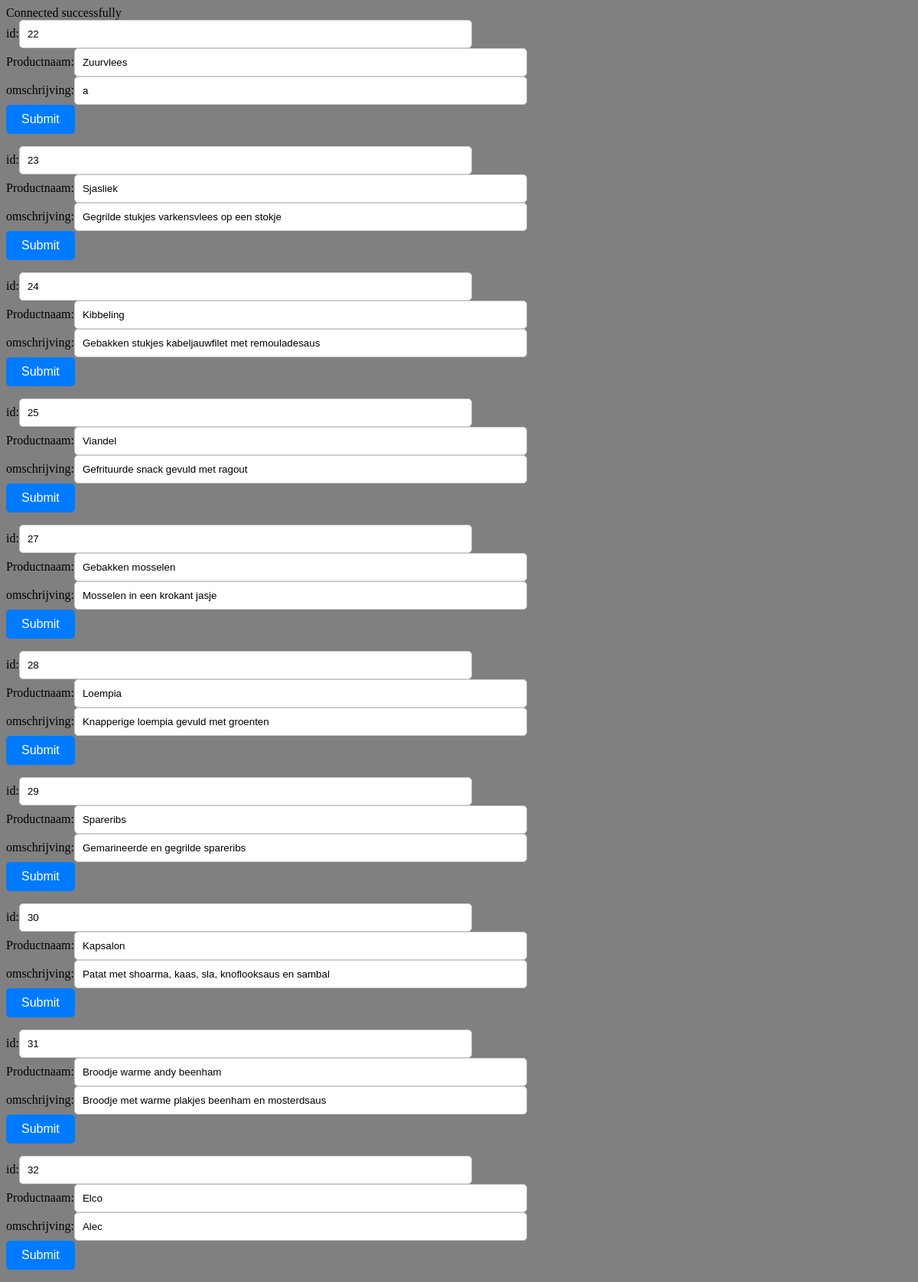
The page /updateproduct.php on the database its author committed.
### tables this page shows
CREATE TABLE IF NOT EXISTS `producten` (
  `id` int NOT NULL AUTO_INCREMENT,
  `productnaam` varchar(255) NOT NULL,
  `omschrijving` text NOT NULL,
  `prijs` double NOT NULL,
  `img` varchar(255) DEFAULT NULL,
  PRIMARY KEY (`id`)
);

### updateproduct.php (the view, shortened to what this page needs)
<html>
<head>
    <link rel="stylesheet" href="assets/css/style.css" type="text/css" >
</head>
<body>
<?php
include('Connection.php');
$sql = "SELECT * FROM producten";
$stmt = $conn->prepare($sql);
$stmt->execute();
$result = $stmt->fetchAll();
foreach ($result as $key => $value){
    echo '<form action="databasecalls\updateproduct.php" method="post">';
    foreach ($value as $key1 => $value2){
        if ($key1 == 'id'){
            echo '<label>id:</label>';
            echo '<input type="text" name="ind" value="'. $value2 .'"><br>';
        }
        elseif ($key1 == 'productnaam'){
            echo '<label>Productnaam:</label>';
            echo '<input readonly type="text" name="productnaam" value="'. $value2 .'"><br>';
        }
        elseif ($key1 == 'omschrijving'){
            echo '<label>omschrijving:</label>';
            echo '<input type="text" name="omschrijving" value="'. $value2 .'"><br>';
        }
    }
    echo '<input type="submit" >';
    echo '</form>';
}
?>
</body>
</html>

### Connection.php (shortened to what this page needs)
<?php
try {
    echo "Connected successfully";
} catch (PDOException $e) {
    echo "Connection failed: " . $e->getMessage();
}

### assets/css/style.css (style rules this page uses)
body { background-color: gray; }
input[type="text"], input[type="password"] { width: 50%; padding: 10px; border: 1px solid #ccc; border-radius: 5px; box-sizing: border-box; }
input[type="submit"] { background-color: #007bff; color: #fff; border: none; padding: 10px 20px; border-radius: 5px; cursor: pointer; font-size: 16px; }

### rows shown on the page
producten: ind "22", productnaam "Zuurvlees", omschrijving "a"
producten: ind "23", productnaam "Sjasliek", omschrijving "Gegrilde stukjes varkensvlees op een stokje"
producten: ind "24", productnaam "Kibbeling", omschrijving "Gebakken stukjes kabeljauwfilet met remouladesaus"
producten: ind "25", productnaam "Viandel", omschrijving "Gefrituurde snack gevuld met ragout"
producten: ind "27", productnaam "Gebakken mosselen", omschrijving "Mosselen in een krokant jasje"
producten: ind "28", productnaam "Loempia", omschrijving "Knapperige loempia gevuld met groenten"
producten: ind "29", productnaam "Spareribs", omschrijving "Gemarineerde en gegrilde spareribs"
producten: ind "30", productnaam "Kapsalon", omschrijving "Patat met shoarma, kaas, sla, knoflooksaus en sambal"
producten: ind "31", productnaam "Broodje warme andy beenham", omschrijving "Broodje met warme plakjes beenham en mosterdsaus"
producten: ind "32", productnaam "Elco", omschrijving "Alec"
